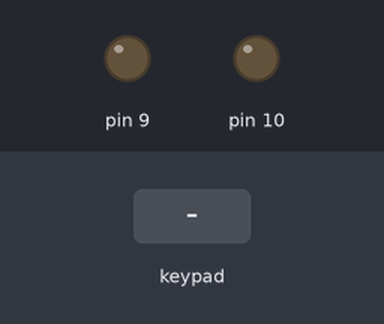
The sketch below on a simulated Arduino Uno, built with avr-gcc and run on an emulated ATmega328P. On the bench: output pins drawn as LEDs (lit = HIGH). The inputs (shaded band) are chosen by the test bench.

Above: at 1.2 s.
1.3 s: keypad keys 7 6 5 4 A pressed 0.4 s apart
At 3.4 s:
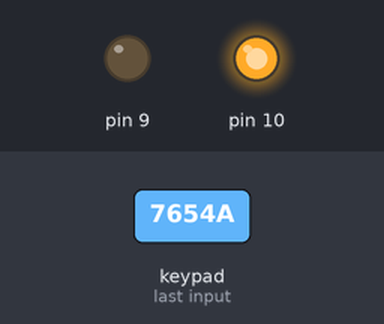
4.8 s: key 'C' pressed
At 5.9 s:
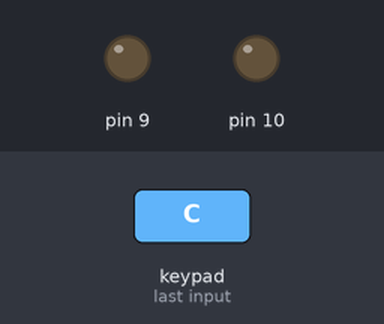
Timing chart, 0 to 7.8 s (numbered marks = the images above; inputs shaded):
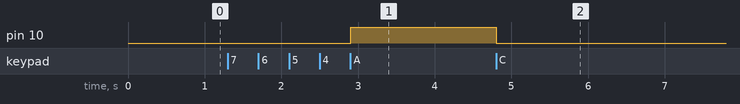

Measured:
- after the input at 1.3 s, pin 10: LOW → HIGH after 1.6 s
- after the input at 4.8 s, pin 10: HIGH → LOW at once

The sketch:

Arduino1.ino
```cpp
#include <Keypad.h>
#include <Wire.h>

long first = 0;

char customKey;
const byte ROWS = 4;
const byte COLS = 4;

char keys[ROWS][COLS] = {
  {'1','2','3','A'},
  {'4','5','6','B'},
  {'7','8','9','C'},
  {'Z','0','#','D'}
};
byte rowPins[ROWS] = {7,6,5,4}; //connect to the row pinouts of the keypad
byte colPins[COLS] = {3,2,1,0}; //connect to the column pinouts of the keypad

//initialize an instance of class NewKeypad
Keypad customKeypad = Keypad( makeKeymap(keys), rowPins, colPins, ROWS, COLS);
void setup()
{
   pinMode(9, OUTPUT);
   pinMode(10, OUTPUT);

}


void loop()
{


  customKey = customKeypad.getKey();
  switch(customKey)
  {
      case '0' ... '9': // This keeps collecting the input for motor1

      first = first * 10 + (customKey - '0');
      break;

      case 'A': //Button which instructs motor 1 to start running acc to input

      analogWrite(10,first);
      break;

      case 'C':

     analogWrite(10, 0); //Complete reset button

      first = 0;
      break;
  }
}
```
